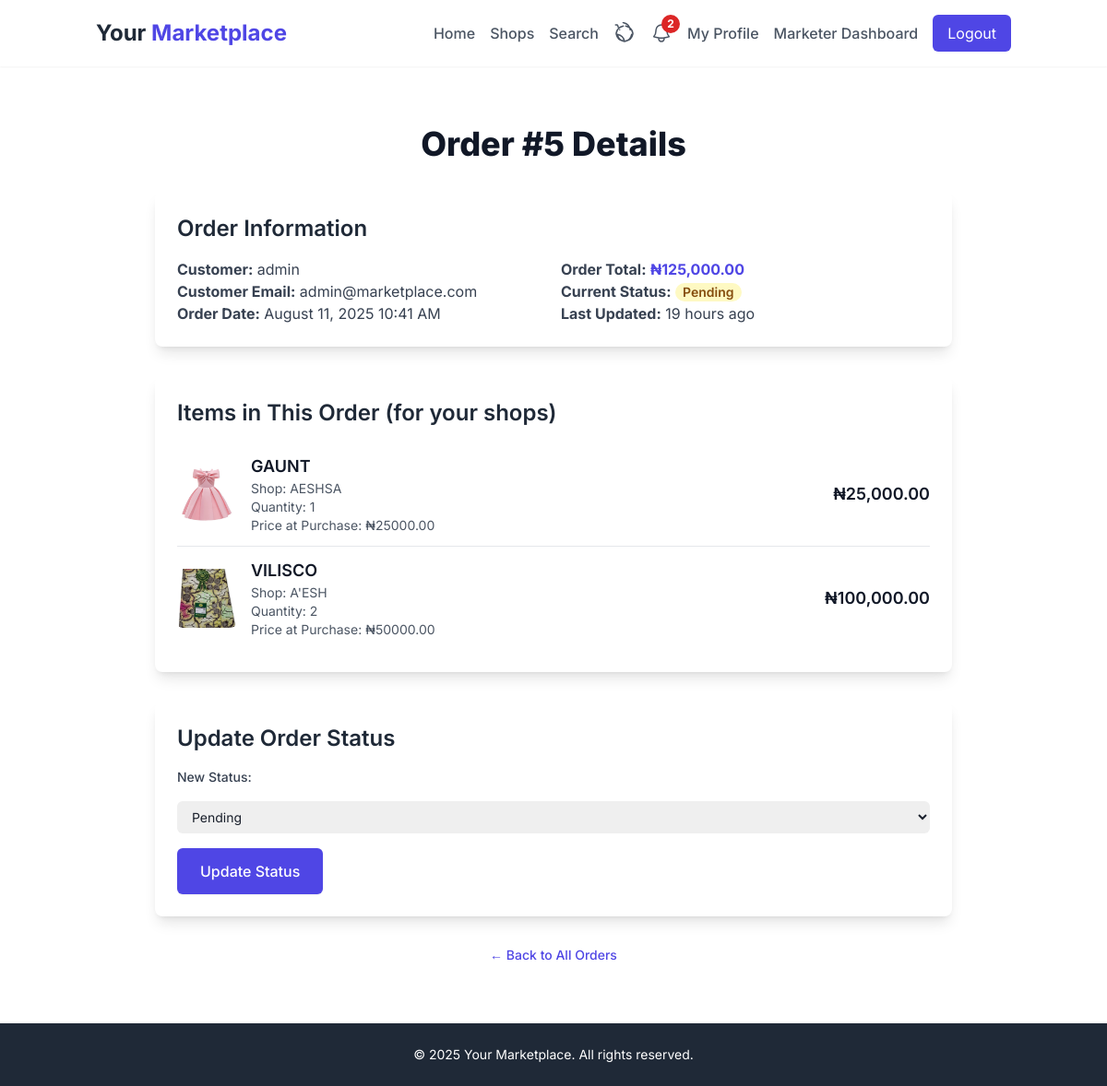
/marketer/orders/5 (signed in), run on the app's committed database.
### app/models.py (models this page shows, shortened)
class Order(db.Model):
    id = db.Column(db.Integer, primary_key=True)
    user_id = db.Column(db.Integer, db.ForeignKey('user.id'))
    total_price = db.Column(db.Float, nullable=False)
    status = db.Column(db.String(50), default='Pending')
    created_at = db.Column(db.DateTime, default=datetime.utcnow)
    updated_at = db.Column(db.DateTime, default=datetime.utcnow, onupdate=datetime.utcnow)
    items = db.relationship('OrderItem', backref='order', lazy='dynamic')
    def formatted_total_price(self):
        return f"₦{self.total_price:,.2f}"

class User(UserMixin, db.Model):
    id = db.Column(db.Integer, primary_key=True)
    username = db.Column(db.String(64), index=True, unique=True, nullable=False)
    email = db.Column(db.String(120), index=True, unique=True, nullable=False)
    password_hash = db.Column(db.String(128))
    role = db.Column(db.String(20), default='customer')  # 'admin', 'marketer', 'customer'
    is_approved = db.Column(db.Boolean, default=False)
    created_at = db.Column(db.DateTime, default=datetime.utcnow)
    shops = db.relationship('Shop', backref='owner', lazy='dynamic')
    ratings = db.relationship('Rating', backref='user', lazy='dynamic')
    orders = db.relationship('Order', backref='customer', lazy='dynamic')
    notifications = db.relationship('Notification', backref='user', lazy='dynamic') # New: User can have notifications

class OrderItem(db.Model):
    id = db.Column(db.Integer, primary_key=True)
    order_id = db.Column(db.Integer, db.ForeignKey('order.id'))
    product_id = db.Column(db.Integer, db.ForeignKey('product.id'))
    shop_id = db.Column(db.Integer, db.ForeignKey('shop.id'))
    quantity = db.Column(db.Integer, nullable=False)
    price_at_purchase = db.Column(db.Float, nullable=False)
    def subtotal(self):
        return self.quantity * self.price_at_purchase
    def formatted_subtotal(self):
        return f"₦{self.subtotal():,.2f}"

class Product(db.Model):
    id = db.Column(db.Integer, primary_key=True)
    name = db.Column(db.String(100), nullable=False)
    description = db.Column(db.Text)
    price = db.Column(db.Float)
    image = db.Column(db.String(100), nullable=True)
    is_active = db.Column(db.Boolean, default=True)
    shop_id = db.Column(db.Integer, db.ForeignKey('shop.id'))
    category_id = db.Column(db.Integer, db.ForeignKey('category.id'), nullable=True)
    created_at = db.Column(db.DateTime, default=datetime.utcnow)
    ratings = db.relationship('Rating', backref='product', lazy='dynamic')
    order_items = db.relationship('OrderItem', backref='product_ordered', lazy='dynamic')

class Shop(db.Model):
    id = db.Column(db.Integer, primary_key=True)
    name = db.Column(db.String(100), nullable=False)
    description = db.Column(db.Text)
    location = db.Column(db.String(100))
    whatsapp_number = db.Column(db.String(20))
    logo = db.Column(db.String(100), nullable=True)
    user_id = db.Column(db.Integer, db.ForeignKey('user.id'))
    created_at = db.Column(db.DateTime, default=datetime.utcnow)
    products = db.relationship('Product', backref='shop', lazy='dynamic')
    ratings = db.relationship('Rating', backref='shop', lazy='dynamic')
    order_items = db.relationship('OrderItem', backref='shop_ordered', lazy='dynamic')
    __table_args__ = (
        db.UniqueConstraint('name', 'user_id', name='unique_shop_per_user'),
    )

### app/marketer/marketer.py (the view)
@bp.route('/orders/<int:order_id>')
@login_required
def marketer_order_detail(order_id):
    order = Order.query.get_or_404(order_id)
    marketer_shop_ids = [shop.id for shop in current_user.shops.all()]
    is_marketer_order = False
    for item in order.items:
        if item.shop_id in marketer_shop_ids:
            is_marketer_order = True
            break
    if not is_marketer_order and current_user.role != 'admin':
        flash('Access denied. You do not have permission to view this order.', 'danger')
        return redirect(url_for('marketer.marketer_orders'))
    if current_user.role == 'marketer':
        order_items_for_marketer = [
            item for item in order.items if item.shop_id in marketer_shop_ids
        ]
    else:
        order_items_for_marketer = order.items.all()
    return render_template('marketer/order_detail.html',
                           order=order,
                           order_items_for_marketer=order_items_for_marketer)

### app/models.py (called while the page is built)
@login.user_loader
def load_user(id):
    return User.query.get(int(id))

### app/templates/marketer/order_detail.html (shortened to what this page needs)
{% extends "base.html" %}
{% block content %}
<div class="max-w-4xl mx-auto px-4 py-8">
    <h1 class="text-4xl font-extrabold text-gray-900 mb-8 text-center">Order #{{ order.id }} Details</h1>
    <div class="bg-white p-6 rounded-lg shadow-lg mb-8">
        <h2 class="text-2xl font-semibold text-gray-800 mb-4">Order Information</h2>
        <div class="grid grid-cols-1 md:grid-cols-2 gap-4 text-gray-700">
            <div>
                <p><strong>Customer:</strong> {{ order.customer.username }}</p>
                <p><strong>Customer Email:</strong> {{ order.customer.email }}</p>
                <p><strong>Order Date:</strong> {{ moment(order.created_at).format('LLL') }}</p>
            </div>
            <div>
                <p><strong>Order Total:</strong> <span class="font-bold text-indigo-600">{{ order.formatted_total_price() }}</span></p>
                <p><strong>Current Status:</strong>
                    <span class="px-2 inline-flex text-sm leading-5 font-semibold rounded-full
                        {% if order.status == 'Pending' %}bg-yellow-100 text-yellow-800
                        {% elif order.status == 'Processing' %}bg-blue-100 text-blue-800
                        {% elif order.status == 'Completed' %}bg-green-100 text-green-800
                        {% elif order.status == 'Cancelled' %}bg-red-100 text-red-800
                        {% endif %}">
                        {{ order.status }}
                    </span>
                </p>
                <p><strong>Last Updated:</strong> {{ moment(order.updated_at).fromNow() }}</p>
            </div>
        </div>
    </div>
    <div class="bg-white p-6 rounded-lg shadow-lg mb-8">
        <h2 class="text-2xl font-semibold text-gray-800 mb-4">Items in This Order (for your shops)</h2>
        {% if order_items_for_marketer %}
            <div class="divide-y divide-gray-200">
                {% for item in order_items_for_marketer %}
                    <div class="flex items-center py-3">
                        <div class="flex-shrink-0 w-16 h-16">
                            <img src="{{ url_for('static', filename='uploads/' + item.product_ordered.image) if item.product_ordered.image else url_for('static', filename='img/default_product.png') }}"
                                 alt="{{ item.product_ordered.name }}"
                                 class="w-full h-full object-cover rounded-md">
                        </div>
                        <div class="ml-4 flex-1">
                            <p class="text-lg font-semibold text-gray-900">{{ item.product_ordered.name }}</p>
                            <p class="text-gray-600 text-sm">Shop: {{ item.shop_ordered.name }}</p>
                            <p class="text-gray-600 text-sm">Quantity: {{ item.quantity }}</p>
                            <p class="text-gray-600 text-sm">Price at Purchase: ₦{{ "%.2f" | format(item.price_at_purchase) }}</p>
                        </div>
                        <p class="text-lg font-semibold text-gray-900">{{ item.formatted_subtotal() }}</p>
                    </div>
                {% endfor %}
            </div>
        {% else %}
            <p class="text-gray-600">No items from your shops found in this order.</p>
        {% endif %}
    </div>
    <div class="bg-white p-6 rounded-lg shadow-lg">
        <h2 class="text-2xl font-semibold text-gray-800 mb-4">Update Order Status</h2>
        <form action="{{ url_for('marketer.update_order_status', order_id=order.id) }}" method="POST" class="space-y-4">
            <label for="status" class="block text-sm font-medium text-gray-700">New Status:</label>
            <select id="status" name="status" class="mt-1 block w-full pl-3 pr-10 py-2 text-base border-gray-300 focus:outline-none focus:ring-indigo-500 focus:border-indigo-500 sm:text-sm rounded-md">
                <option value="Pending" {% if order.status == 'Pending' %}selected{% endif %}>Pending</option>
            </select>
            <button type="submit" class="inline-flex items-center px-6 py-3 border border-transparent text-base font-medium rounded-md shadow-sm text-white bg-indigo-600 hover:bg-indigo-700 focus:outline-none focus:ring-2 focus:ring-offset-2 focus:ring-indigo-500 transition-colors duration-200">
                Update Status
            </button>
        </form>
    </div>
    <p class="mt-8 text-center text-sm text-gray-600">
        <a href="{{ url_for('marketer.marketer_orders') }}" class="font-medium text-indigo-600 hover:text-indigo-500">
            &larr; Back to All Orders
        </a>
    </p>
</div>
{% endblock %}

### app/templates/base.html (style rules this page uses)
body { font-family: 'Inter', sans-serif; color: #1a202c; @apply bg-gray-50; }

### data on the page
Order: id "5", created_at "August 11, 2025 10:41 AM", formatted_total_price "₦125,000.00", status "Pending", updated_at "19 hours ago"
User: customer.username "admin", customer.email "admin@marketplace.com"
OrderItem: image (picture), product_ordered.name "GAUNT", shop_ordered.name "AESHSA", quantity "1", price_at_purchase "25000.00", formatted_subtotal "₦25,000.00"
OrderItem: image (picture), product_ordered.name "VILISCO", shop_ordered.name "A'ESH", quantity "2", price_at_purchase "50000.00", formatted_subtotal "₦100,000.00"

### other printed values
{{ current_user.notifications.filter_by(is_read=False).count() }} "2"
{{ moment().format('YYYY') }} "2025"
